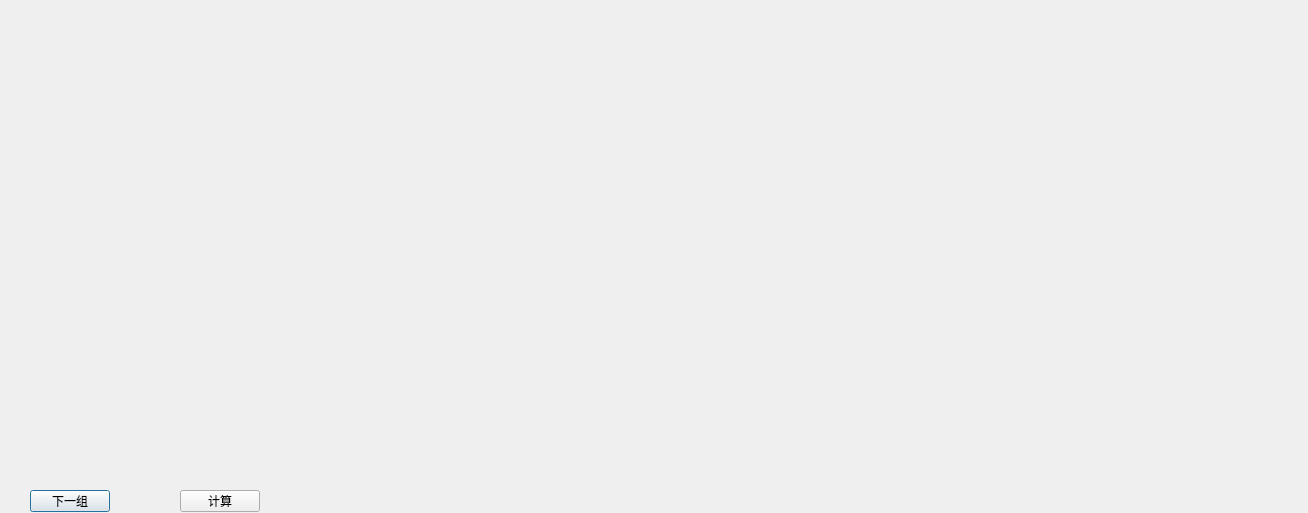
<?xml version="1.0" encoding="UTF-8"?>
<ui version="4.0">
 <class>ShowCal</class>
 <widget class="QDialog" name="ShowCal">
  <property name="geometry">
   <rect>
    <x>0</x>
    <y>0</y>
    <width>1308</width>
    <height>513</height>
   </rect>
  </property>
  <property name="windowTitle">
   <string>鏍囧畾</string>
  </property>
  <property name="windowIcon">
   <iconset>
    <normaloff>eye.png</normaloff>eye.png</iconset>
  </property>
  <property name="modal">
   <bool>false</bool>
  </property>
  <widget class="QWidget" name="horizontalLayoutWidget">
   <property name="geometry">
    <rect>
     <x>9</x>
     <y>9</y>
     <width>1291</width>
     <height>481</height>
    </rect>
   </property>
   <layout class="QHBoxLayout" name="horizontalLayout"/>
  </widget>
  <widget class="QPushButton" name="nextButton">
   <property name="geometry">
    <rect>
     <x>30</x>
     <y>490</y>
     <width>80</width>
     <height>22</height>
    </rect>
   </property>
   <property name="text">
    <string>下一组</string>
   </property>
  </widget>
  <widget class="QPushButton" name="computeButton">
   <property name="geometry">
    <rect>
     <x>180</x>
     <y>490</y>
     <width>80</width>
     <height>22</height>
    </rect>
   </property>
   <property name="text">
    <string>计算</string>
   </property>
  </widget>
 </widget>
 <resources/>
 <connections/>
</ui>
